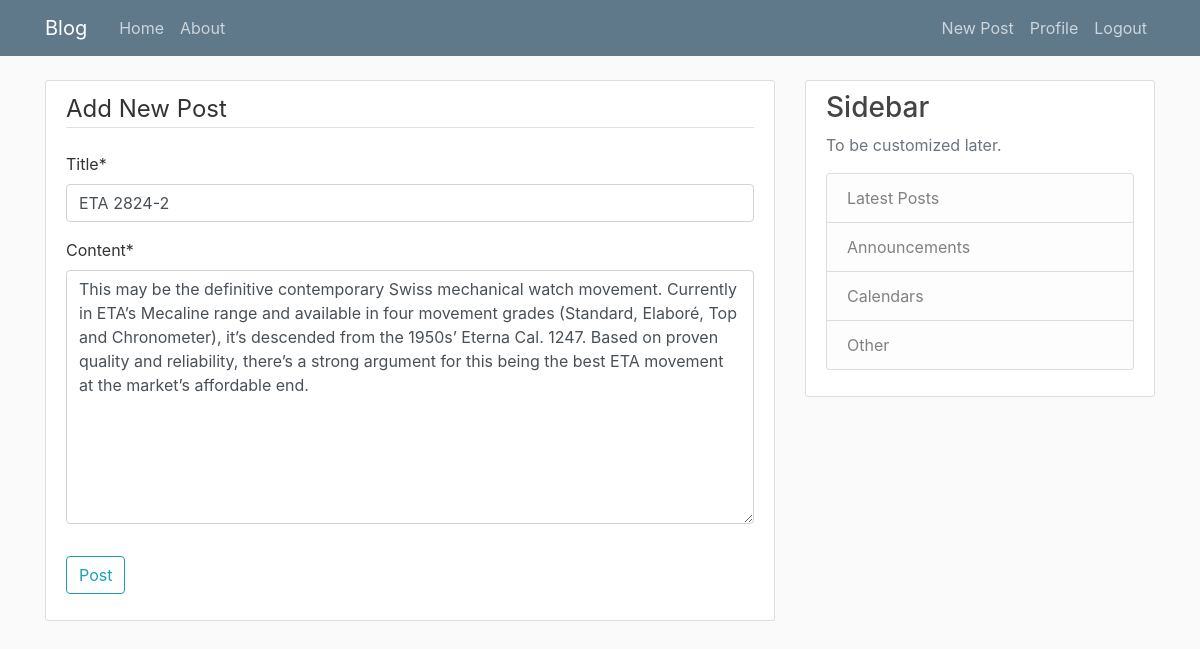
Screenshot of /post/28/update/ (signed in) with the database file from the repository.
### blog/models.py (models this page shows, shortened)
class Post(models.Model):
    title = models.CharField(max_length=100)
    content = models.TextField()
    date_posted = models.DateTimeField(default=timezone.now)
    author = models.ForeignKey(User, on_delete=models.CASCADE)

### blog/views.py (the view, shortened to what this page needs)
# urls.py: path('post/<int:pk>/update/', PostUpdateView.as_view(), name='post-update'),
class PostUpdateView(LoginRequiredMixin, UserPassesTestMixin, SuccessMessageMixin, UpdateView):
    model = Post
    fields = ['title', 'content']
    success_message = "Your post has been Updated!"
    def test_func(self):
        post = self.get_object()
        if self.request.user == post.author:
            return True
        else:
            return False

### blog/templates/blog/post_form.html (shortened to what this page needs)
{% extends "blog/base.html" %}
{% load crispy_forms_tags %}
{% block content %}
    <div class="content-section">
        <form method="POST">
            <fieldset class="form-group">
                <legend class="border-bottom mb-4">Add New Post</legend>
                {{ form|crispy }}
            </fieldset>
            <div class="form-group">
                <button class="btn btn-outline-info" type="submit">Post</button>
            </div>
        </form>
    </div>
{% endblock content %}

### blog/static/blog/main.css (style rules this page uses)
body { background: #fafafa; color: #333333; margin-top: 5rem; }
.content-section { background: #ffffff; padding: 10px 20px; border: 1px solid #dddddd; border-radius: 3px; margin-bottom: 20px; }

### rows the page displays
Post: title "ETA 2824-2", content "This may be the definitive contemporary Swiss mechanical watch movement. Currently in ETA’s Mecaline range and available in four movement grades (Standard, Elaboré, Top and Chronometer), it’s descended from the 1950s’ Eterna Cal. 1247. Based on proven quality and reliability, there’s a strong argument for this being the best ETA movement at the market’s affordable end."
